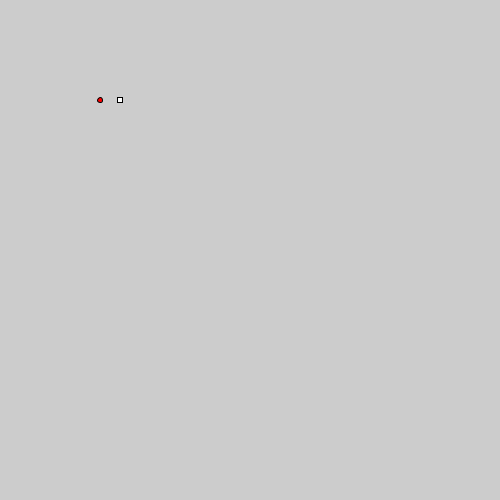
Frame 1 (no input)
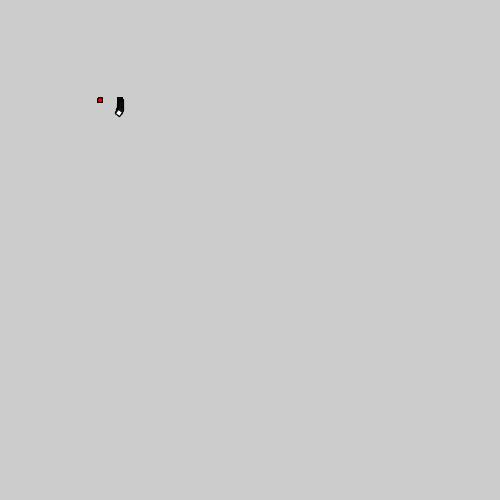
Frame 60 (the mouse pressed at the canvas centre just before this capture)
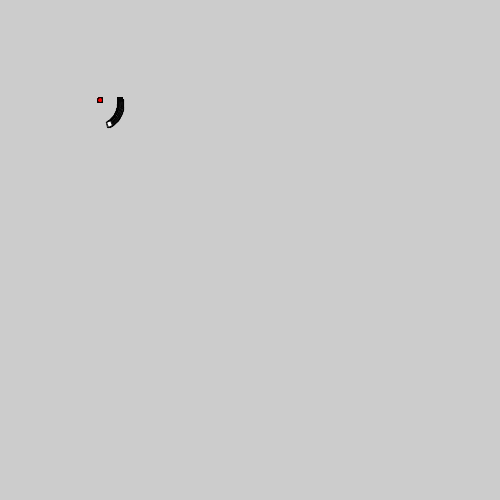
Frame 120 (the mouse held since frame 60 and released just before this capture)

The Processing sketch that drew these frames (run headless with seeded random() and noise(); from frame 60 on, the mouse is pressed at the canvas centre):

// Processing sketch: relative_coo
// ── relative_coo.pde
float rad = 20;
void setup() {
  size(500, 500);
  rectMode(CENTER);
}
void draw() {
  //background(0);
  int cx = 100, cy = 100;
  float angle = frameCount*0.01;
  
  translate(cx, cy);
  fill(255, 0, 0);
  ellipse(0, 0, 5, 5);
  rotate(angle);
  fill(255);
  rect(rad, 0, 5, 5);
  rad +=0.05;
}
